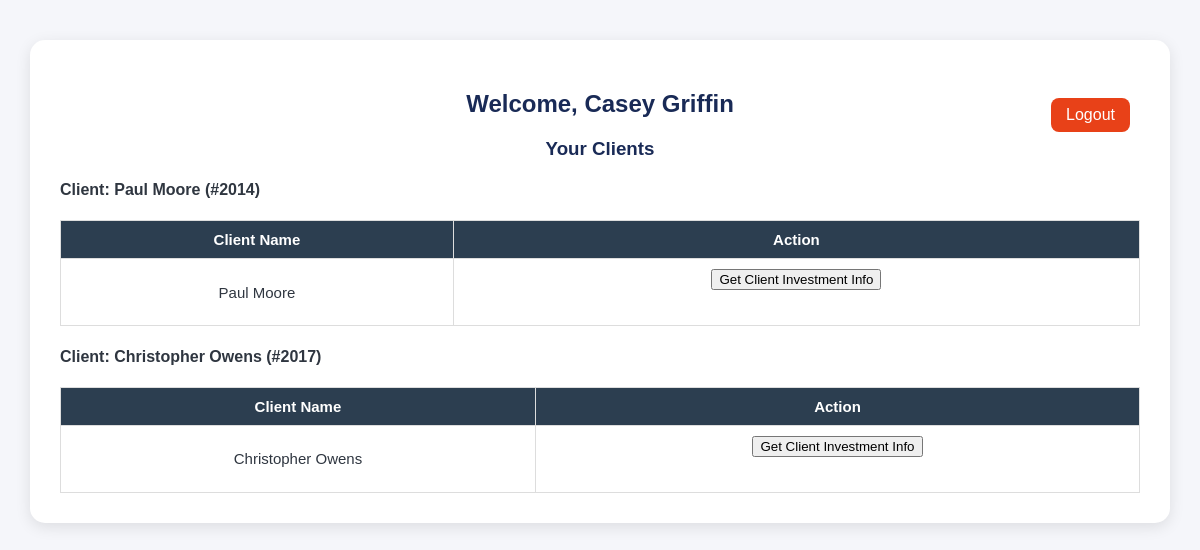
/employee_dashboard (signed in), run on the app's committed database.
### models.py (models this page shows)
class Employee(Base):
    __tablename__ = "employees"
    employee_id = Column(Integer, primary_key=True, index=True)
    first_name = Column(String)
    last_name = Column(String)
    date_of_birth = Column(Date)
    gender = Column(String)
    work_email = Column(String, unique=True)
    password_hash = Column(String)
    phone_number = Column(String)
    address = Column(String)
    start_date = Column(Date)
    job_title = Column(String)
    base_salary = Column(Float)
    commission_rate = Column(Float)
    license_number = Column(String)
    license_expiry_date = Column(Date)
    manager_id = Column(Integer, ForeignKey("employees.employee_id"), nullable=True)  # Managers can be null
    clients = relationship("Client", back_populates="advisor")
    investments = relationship("Investment", back_populates="advisor")

class Client(Base):
    __tablename__ = "clients"
    client_id = Column(Integer, primary_key=True, index=True)
    first_name = Column(String)
    last_name = Column(String)
    encrypted_ssn = Column(String, nullable=False)
    ssn_hash = Column(String, nullable=False, unique=True)
    date_of_birth = Column(Date)
    gender = Column(String)
    marital_status = Column(String)
    email = Column(String, unique=True)
    password_hash = Column(String)
    phone_number = Column(String)
    address = Column(String)
    employment_status = Column(String)
    annual_income = Column(Float)
    risk_tolerance = Column(String)
    advisor_id = Column(Integer, ForeignKey("employees.employee_id"))
    advisor = relationship("Employee", back_populates="clients")
    investments = relationship("Investment", back_populates="client")
    requests = relationship("InvestmentRequest", back_populates="client")

### app.py (the view)
@app.route("/employee_dashboard")
def employee_dashboard():
    if session.get("user_type") != "employee":
        return redirect(url_for("login"))
    db = SessionLocal()
    employee = db.query(Employee).get(session["user_id"])
    if not employee:
        return "Employee not found", 404
    requests = db.query(InvestmentRequest).filter(
        InvestmentRequest.advisor_id == employee.employee_id
    ).all()
    verified_client_id = session.get("verified_client_id")
    clients_list = []
    emp_clients = db.query(Client).filter(Client.advisor_id == employee.employee_id).all()
    for clients in emp_clients:
        if verified_client_id == clients.client_id:
            investments = db.query(Investment).filter(Investment.client_id == clients.client_id).all()
            for inv in investments:
                inv.company = db.query(Company).get(inv.company_id)
            c_investments = investments
        else:
            c_investments = []
        clients_list.append({"client": clients, "investments": c_investments})
    client_requests = db.query(InvestmentRequest).filter(
        InvestmentRequest.advisor_id == employee.employee_id
    ).order_by(InvestmentRequest.created_at.desc()).all()
    for req in client_requests:
        req.client = db.query(Client).get(req.client_id)
        req.company = db.query(Company).get(req.company_id)
    return render_template(
        "employee_dashboard.html",
        employee=employee,
        clients=clients_list,
        client_requests=client_requests
    )

### templates/employee_dashboard.html (shortened to what this page needs)
<!DOCTYPE html>
<html lang="en">
<head>
    <link rel="stylesheet" href="{{ url_for('static', filename='style.css') }}">
</head>
<body>
<div class="container">
    <h2>Welcome, {{ employee.first_name }} {{ employee.last_name }}</h2>
    <a href="{{ url_for('logout') }}" class="logout-btn">Logout</a>
    <h3>Your Clients</h3>
    {% for client_group in clients %}
        <div class="client-block">
            <h4>Client: {{ client_group['client'].first_name }} {{ client_group['client'].last_name }} (#{{ client_group['client'].client_id }})</h4>
            <table>
                <thead>
                    <tr>
                        <th>Client Name</th>
                        <th>Action</th>
                    </tr>
                </thead>
                <tbody>
                    <tr>
                        <td>{{ client_group['client'].first_name }} {{ client_group['client'].last_name }}</td>
                        <td>
                            {% if session.get('verified_client_id') == client_group['client'].client_id %}
                                <em>Verified — Investments Shown Below</em>
                            {% else %}
                                <form method="post" action="{{ url_for('request_client_info', client_id=client_group['client'].client_id) }}">
                                    <button type="submit">Get Client Investment Info</button>
                                </form>
                            {% endif %}
                        </td>
                    </tr>
                </tbody>
            </table>
        </div>
    {% else %}
        <p>No clients found.</p>
    {% endfor %}
</div>
</body>
</html>

### static/style.css (style rules this page uses)
body { font-family: Arial, sans-serif; background-color: #f5f6fa; color: #2f3640; margin: 0; padding: 0; }
.container { width: 90%; max-width: 1100px; margin: 40px auto; background-color: #fff; padding: 30px; border-radius: 15px; box-shadow: 0 4px 15px rgba(0,0,0,0.1); }
h2, h3 { color: #192a56; text-align: center; margin-bottom: 20px; }
form { text-align: center; margin-bottom: 25px; }
table { width: 100%; border-collapse: collapse; margin-top: 15px; font-size: 15px; }
thead { background-color: #2c3e50; color: #fff; }
th, td { border: 1px solid #ddd; padding: 10px 12px; text-align: center; }
a { display: inline-block; padding: 10px 15px; background-color: #273c75; color: white; text-decoration: none; border-radius: 5px; }
.logout-btn { float: right; background-color: #e84118; color: white; padding: 8px 15px; border-radius: 8px; text-decoration: none; margin-top: -40px; margin-right: 10px; }

### data on the page
Employee: first_name "Casey", last_name "Griffin"
Client: client.first_name "Paul", client.last_name "Moore", client.client_id "2014", client.first_name "Paul", client.last_name "Moore"
Client: client.first_name "Christopher", client.last_name "Owens", client.client_id "2017", client.first_name "Christopher", client.last_name "Owens"
